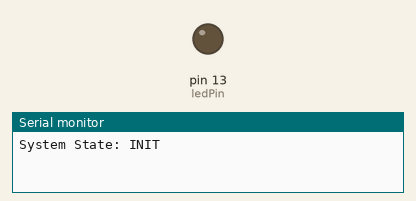
Recording of a sketch running on a simulated Arduino Uno, built with avr-gcc and run on an emulated ATmega328P. Parts: output pins drawn as LEDs (lit = HIGH), the last lines printed to the serial monitor.

Above: at 1.0 s.
At 4.5 s:
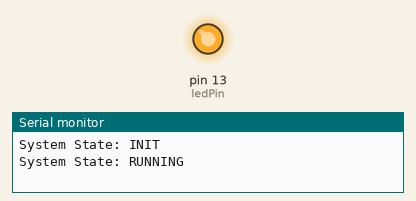
Timing chart, 0 to 15.6 s (numbered marks = the images above):
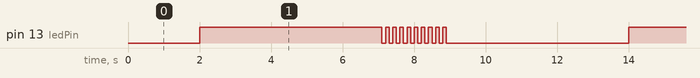

Measured:
- by itself, pin 13 (ledPin): repeats every 12.0 s: 9 × (LOW 0.10 s, HIGH 0.10 s), LOW 5.1 s, HIGH 5.1 s
- by itself, everything shown: repeats every 12.0 s, in 20 steps

The sketch:

main.ino
```cpp
// Define system states using an enumeration
typedef enum {
  STATE_INIT,
  STATE_RUNNING,
  STATE_ERROR
} SystemState;

// Define a structure to hold the system state and LED pin
typedef struct {
  SystemState state;
  int ledPin;
} SystemInfo;

SystemInfo systemInfo;  // Create an instance of SystemInfo

void setup() {
  // Initialize the serial communication
  Serial.begin(9600);

  // Initialize the system info
  systemInfo.state = STATE_INIT;
  systemInfo.ledPin = 13;  // Use the built-in LED pin on Arduino

  // Initialize the LED pin as an output
  pinMode(systemInfo.ledPin, OUTPUT);

  // Update the system state
  updateSystemState(STATE_INIT);
}

void loop() {
  // Example logic to change states
  if (systemInfo.state == STATE_INIT) {
    // Simulate initialization
    delay(2000);
    updateSystemState(STATE_RUNNING);
  } else if (systemInfo.state == STATE_RUNNING) {
    // Simulate running state
    delay(5000);
    updateSystemState(STATE_ERROR);
  } else if (systemInfo.state == STATE_ERROR) {
    // Simulate error state
    delay(3000);
    updateSystemState(STATE_INIT);
  }
}

// Function to update the system state
void updateSystemState(SystemState newState) {
  systemInfo.state = newState;
  switch (systemInfo.state) {
    case STATE_INIT:
      Serial.println("System State: INIT");
      digitalWrite(systemInfo.ledPin, LOW);  // LED off
      break;
    case STATE_RUNNING:
      Serial.println("System State: RUNNING");
      digitalWrite(systemInfo.ledPin, HIGH);  // LED on
      break;
    case STATE_ERROR:
      Serial.println("System State: ERROR");
      // Blink the LED to indicate an error
      for (int i = 0; i < 10; i++) {
        digitalWrite(systemInfo.ledPin, HIGH);
        delay(100);
        digitalWrite(systemInfo.ledPin, LOW);
        delay(100);
      }
      break;
  }
}
```
